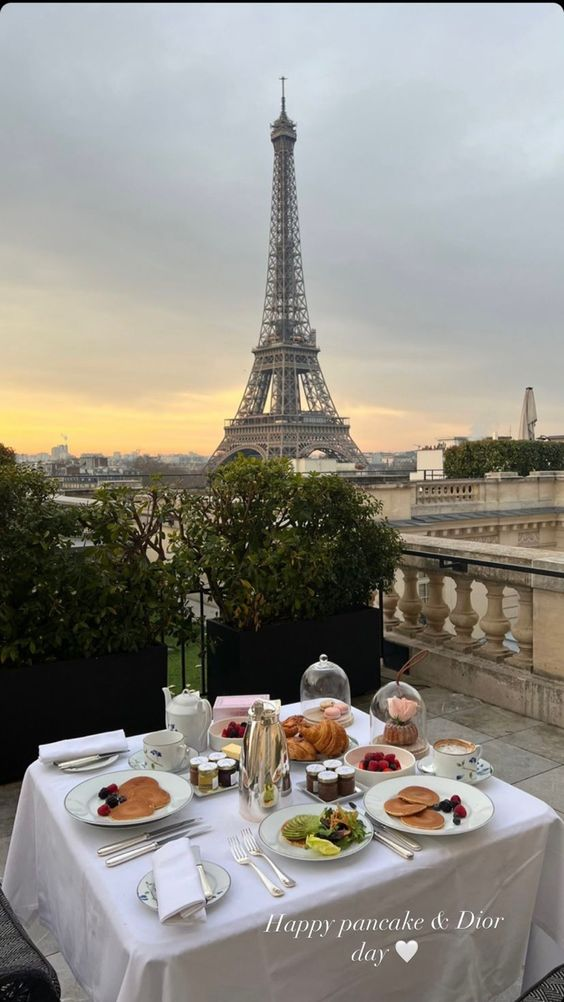
#> input picture 1.jpg, 564 x 1002 px
$ python opencv.py
#> lines starting #> are read from the running program, lines starting #| are printed output that depends on the picture
import cv2
import matplotlib.pyplot as plt
# Charger l'image
image_path = '1.jpg' # Remplacez par le chemin de votre image
image = cv2.imread(image_path)
#> image is the input picture: shape (1002, 564, 3); mean B, G, R 134.5, 141.8, 144.8

# Traitement 1 : Conversion en niveaux de gris
gray_image = cv2.cvtColor(image, cv2.COLOR_BGR2GRAY)
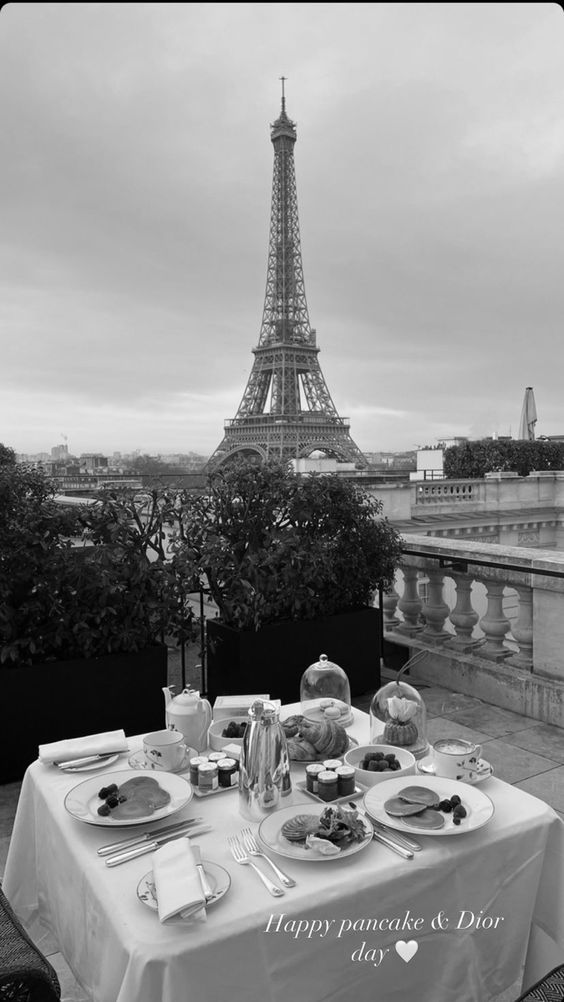
#> gray_image: shape (1002, 564); min 0, max 255, mean 141.8

# Traitement 2 : Redimensionnement
resized_image = cv2.resize(image, (200, 200))
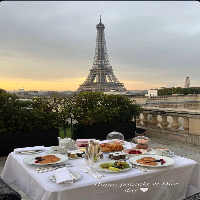
#> resized_image: shape (200, 200, 3); mean B, G, R 134.2, 141.5, 144.5

# Traitement 3 : Application d'un filtre Gaussian
blurred_image = cv2.GaussianBlur(gray_image, (5, 5), 0)

# Traitement 4 : Détection de contours
edges = cv2.Canny(blurred_image, threshold1=50, threshold2=150)
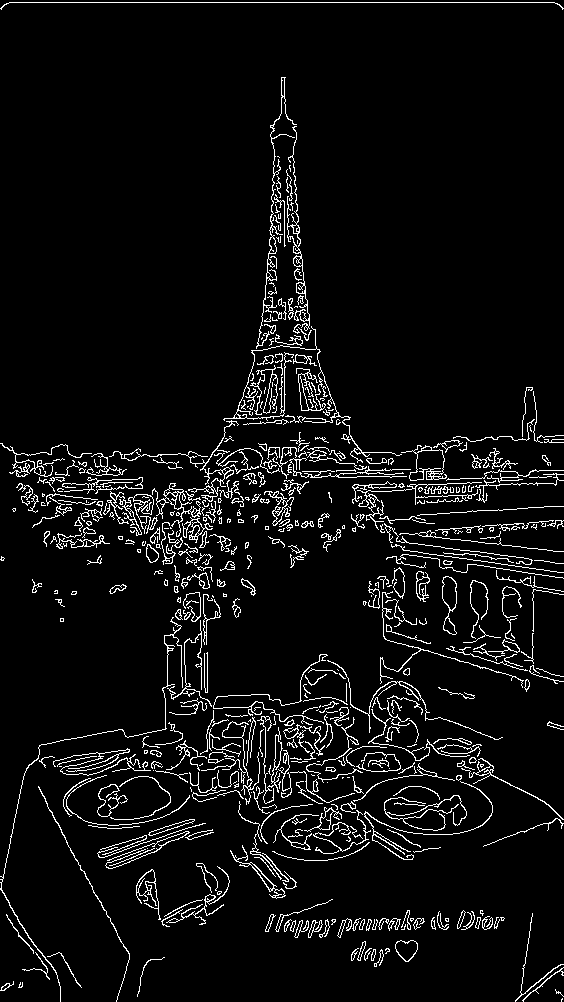
#> edges: shape (1002, 564); 5.7% white in thin lines or dots

# Affichage des résultats
images = [image, gray_image, resized_image, edges]
titles = ['Originale', 'Niveaux de gris', 'Redimensionnée', 'Contoursdétectés']
plt.figure(figsize=(12, 8))
for i in range(len(images)):
    plt.subplot(2, 2, i + 1)
    if len(images[i].shape) == 2: # Si l'image est en niveaux de gris
        plt.imshow(images[i], cmap='gray')
    else: # Si l'image est en couleur
        plt.imshow(cv2.cvtColor(images[i], cv2.COLOR_BGR2RGB))
    plt.title(titles[i])
    plt.axis('off')
#> this loop made 4 passes
plt.show()
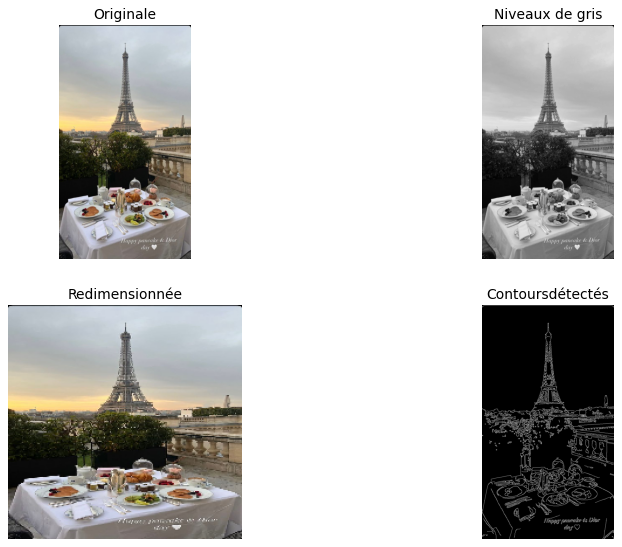
#> figure drawn by matplotlib, 4 panels
